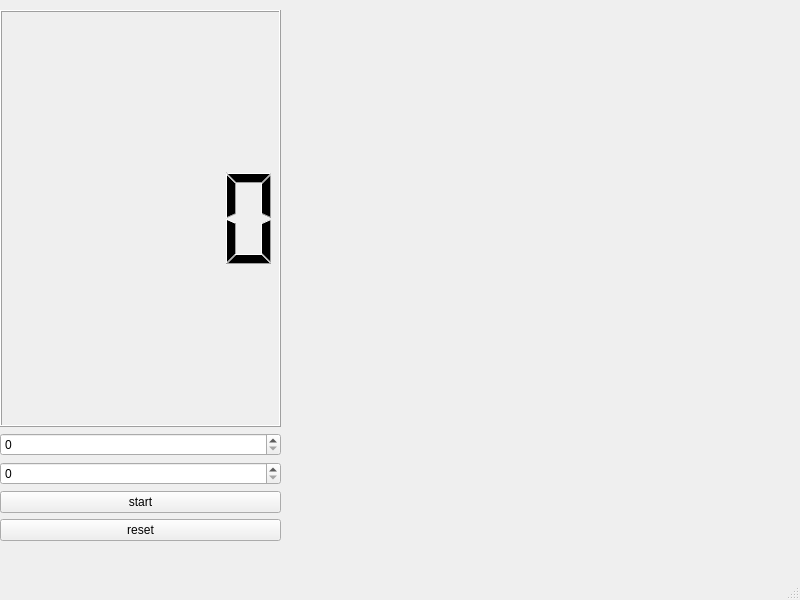
<?xml version="1.0" encoding="UTF-8"?>
<ui version="4.0">
 <class>MainWindow</class>
 <widget class="QMainWindow" name="MainWindow">
  <property name="geometry">
   <rect>
    <x>0</x>
    <y>0</y>
    <width>800</width>
    <height>600</height>
   </rect>
  </property>
  <property name="windowTitle">
   <string>MainWindow</string>
  </property>
  <widget class="QWidget" name="centralwidget">
   <widget class="QWidget" name="widget" native="true">
    <property name="geometry">
     <rect>
      <x>0</x>
      <y>10</y>
      <width>281</width>
      <height>531</height>
     </rect>
    </property>
    <layout class="QVBoxLayout" name="verticalLayout">
     <item>
      <widget class="QLCDNumber" name="lcdNumber"/>
     </item>
     <item>
      <widget class="QSpinBox" name="spinBox_filas"/>
     </item>
     <item>
      <widget class="QSpinBox" name="spinBox_columnas"/>
     </item>
     <item>
      <widget class="QPushButton" name="pushButton">
       <property name="text">
        <string>start</string>
       </property>
      </widget>
     </item>
     <item>
      <widget class="QPushButton" name="pushButton_2">
       <property name="text">
        <string>reset</string>
       </property>
      </widget>
     </item>
    </layout>
   </widget>
   <widget class="QWidget" name="widget_2" native="true">
    <property name="geometry">
     <rect>
      <x>290</x>
      <y>9</y>
      <width>501</width>
      <height>541</height>
     </rect>
    </property>
    <widget class="QWidget" name="gridLayoutWidget">
     <property name="geometry">
      <rect>
       <x>10</x>
       <y>10</y>
       <width>481</width>
       <height>521</height>
      </rect>
     </property>
     <layout class="QGridLayout" name="gridLayout_2"/>
    </widget>
   </widget>
  </widget>
  <widget class="QMenuBar" name="menubar">
   <property name="geometry">
    <rect>
     <x>0</x>
     <y>0</y>
     <width>800</width>
     <height>21</height>
    </rect>
   </property>
  </widget>
  <widget class="QStatusBar" name="statusbar"/>
 </widget>
 <resources/>
 <connections/>
</ui>
